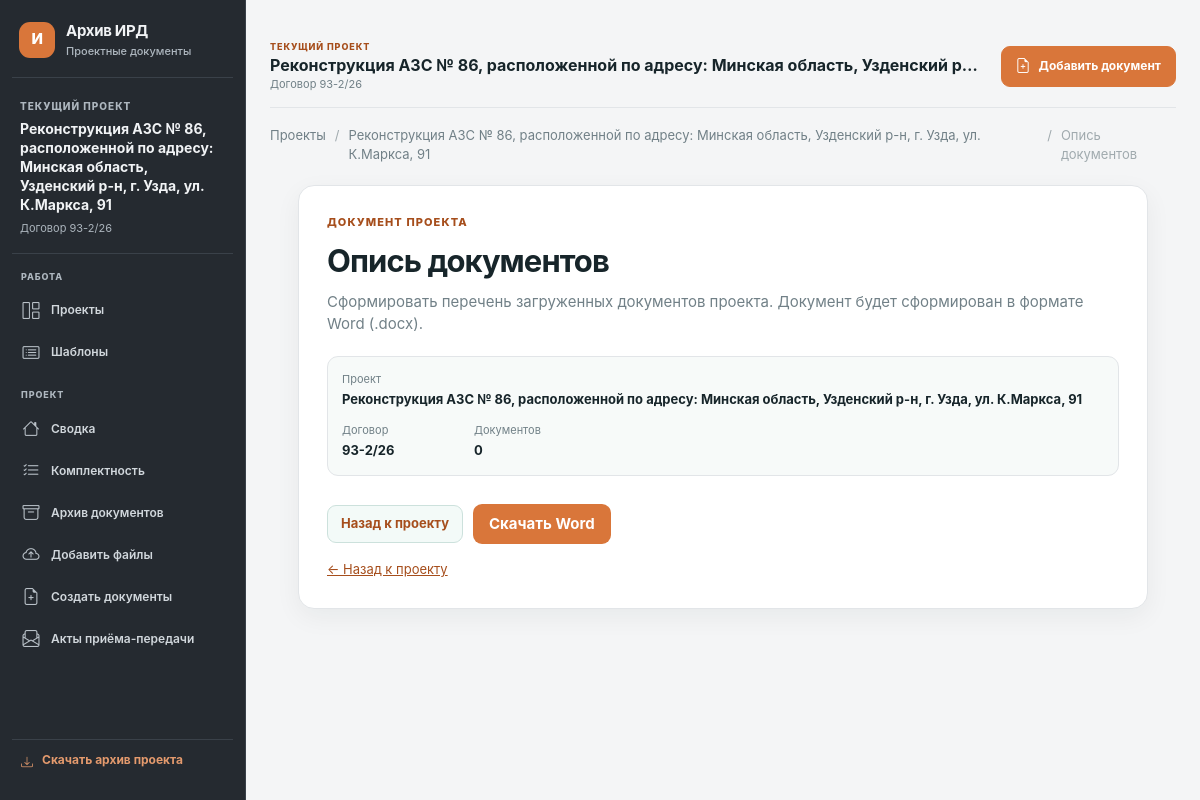
Page /objects/6/documents/inventory on the committed database.
### tables this page shows
CREATE TABLE objects (
    id INTEGER PRIMARY KEY AUTOINCREMENT,
    contract_number TEXT NOT NULL,
    name TEXT NOT NULL,
    created_at TEXT NOT NULL DEFAULT CURRENT_TIMESTAMP
, template_id INTEGER, archived_at TEXT, customer TEXT NOT NULL DEFAULT '');

### app/web/routes.py (the view)
@bp.get("/objects/<int:object_id>/documents/<kind>")
def project_document_form(object_id: int, kind: str):
    if kind not in DOCUMENT_TYPES:
        abort(404)
    project = ObjectRepository().get(object_id)
    if project is None or project["archived_at"]:
        abort(404)
    checklist = ChecklistRepository().list_project_items(object_id)
    documents = DocumentRepository().list_by_object(object_id)
    return render_template(
        "document_generation.html",
        project=project,
        kind=kind,
        spec=DOCUMENT_TYPES[kind],
        checklist=checklist,
        documents=documents,
        missing_count=sum(item["status"] == "missing" for item in checklist),
    )

### app/database.py (called while the page is built)
def get_db() -> sqlite3.Connection:
    if "db" not in g:
        g.db = sqlite3.connect(current_app.config["DATABASE_PATH"])
        g.db.row_factory = sqlite3.Row
        g.db.execute("PRAGMA foreign_keys = ON")
    return g.db

### app/repositories.py (called while the page is built)
    def get(self, object_id: int) -> Row | None:
        return get_db().execute(
            "SELECT * FROM objects WHERE id = ?", (object_id,)
        ).fetchone()

    def list_by_object(self, object_id: int, *, include_archived: bool = False) -> list[Row]:
        archived_filter = "" if include_archived else "AND archived_at IS NULL"
        return list(
            get_db().execute(
                f"""
                SELECT *
                FROM documents
                WHERE object_id = ? {archived_filter}
                ORDER BY created_at DESC, id DESC
                """,
                (object_id,),
            )
        )

    def list_project_items(self, object_id: int) -> list[Row]:
        return list(
            get_db().execute(
                """
                SELECT checklist.*, documents.working_title AS linked_document_title,
                       documents.archived_at AS linked_document_archived_at
                FROM project_checklist_items AS checklist
                LEFT JOIN documents ON documents.id = checklist.document_id
                WHERE checklist.object_id = ?
                ORDER BY
                    CASE
                        WHEN checklist.status = 'received' THEN 0
                        WHEN documents.id IS NULL OR documents.archived_at IS NOT NULL THEN 1
                        ELSE 2
                    END,
                    checklist.sort_order,
                    checklist.id
                """,
                (object_id,),
            )
        )

### app/templates/document_generation.html (shortened to what this page needs)
{% extends "base.html" %}
{% block content %}
<div class="breadcrumbs"><a href="{{ url_for('web.index') }}">Проекты</a><span>/</span><a href="{{ url_for('web.object_workspace', object_id=project.id) }}">{{ project.name }}</a><span>/</span><span>{{ spec.title }}</span></div>
<section class="document-generation panel">
    <p class="eyebrow">ДОКУМЕНТ ПРОЕКТА</p>
    <h1>{{ spec.title }}</h1>
    <p class="subheading">{{ spec.description }} Документ будет сформирован в формате Word (.docx).</p>
    <div class="generation-summary">
        <span><small>Проект</small><strong>{{ project.name }}</strong></span>
        <span><small>Договор</small><strong>{{ project.contract_number }}</strong></span>
        {% if kind == 'inventory' %}<span><small>Документов</small><strong>{{ documents|length }}</strong></span>{% endif %}
    </div>
    <form method="post" class="generation-form">
        <div class="generation-actions"><a class="secondary-button" href="{{ url_for('web.object_workspace', object_id=project.id) }}">Назад к проекту</a><button type="submit" >Скачать Word</button></div>
    </form>
    {% if kind == 'inventory' %}<a class="generation-back" href="{{ url_for('web.object_workspace', object_id=project.id) }}">← Назад к проекту</a>{% endif %}
</section>
{% endblock %}

### app/templates/base.html (shortened to what this page needs)
<!doctype html>
<html lang="ru">
<head>
    <link rel="stylesheet" href="{{ url_for('static', filename='styles.css') }}">
    <link rel="stylesheet" href="https://cdn.jsdelivr.net/npm/bootstrap-icons@1.11.3/font/bootstrap-icons.min.css">
</head>
<body>
    {% set active_project = object if object is defined and object else (project if project is defined and project else none) %}
    <div class="app-layout">
        <aside class="project-sidebar app-sidebar" id="app-sidebar" aria-label="Главное меню">
            <a class="brand app-sidebar-brand" href="{{ url_for('web.index') }}"><span class="brand-mark">И</span><span>Архив ИРД<small>Проектные документы</small></span></a>
            {% if active_project %}
            <div class="project-sidebar-identity"><span class="eyebrow">ТЕКУЩИЙ ПРОЕКТ</span><strong>{{ active_project.name }}</strong><span class="project-sidebar-contract">Договор {{ active_project.contract_number }}</span></div>
            {% else %}
            <div class="project-sidebar-identity"><span class="eyebrow">РАБОЧЕЕ ПРОСТРАНСТВО</span><strong>Архив исходных данных</strong><span class="project-sidebar-contract">Проектные документы</span></div>
            {% endif %}
            <nav class="project-side-nav" aria-label="Разделы приложения">
                <div class="project-nav-group"><span class="project-nav-caption">РАБОТА</span><a class="project-nav-item" href="{{ url_for('web.index') }}"><i class="project-nav-icon bi bi-grid-1x2" aria-hidden="true"></i><span>Проекты</span></a><a class="project-nav-item" href="{{ url_for('web.manage_templates') }}"><i class="project-nav-icon bi bi-card-list" aria-hidden="true"></i><span>Шаблоны</span></a></div>
                {% if active_project %}
                <div class="project-nav-group"><span class="project-nav-caption">ПРОЕКТ</span>
                    {% if request.endpoint == 'web.object_workspace' %}
                    <button type="button" class="project-nav-item" data-workspace-tab="overview" aria-selected="false"><i class="project-nav-icon bi bi-house" aria-hidden="true"></i><span>Сводка</span></button>
                    <button type="button" class="project-nav-item" data-workspace-tab="checklist" aria-selected="false"><i class="project-nav-icon bi bi-list-check" aria-hidden="true"></i><span>Комплектность</span><small>{{ received_count }}/{{ checklist|length }}</small></button>
                    <button type="button" class="project-nav-item" data-workspace-tab="documents" aria-selected="false"><i class="project-nav-icon bi bi-archive" aria-hidden="true"></i><span>Архив документов</span><small>{{ documents|length }}</small></button>
                    <button type="button" class="project-nav-item" data-workspace-tab="upload" aria-selected="false"><i class="project-nav-icon bi bi-cloud-arrow-up" aria-hidden="true"></i><span>Добавить файлы</span></button>
                    <button type="button" class="project-nav-item" data-workspace-tab="tools" aria-selected="false"><i class="project-nav-icon bi bi-file-earmark-plus" aria-hidden="true"></i><span>Создать документы</span></button>
                    <a class="project-nav-item" href="{{ url_for('web.project_acts', object_id=active_project.id) }}"><i class="project-nav-icon bi bi-envelope-paper" aria-hidden="true"></i><span>Акты приёма-передачи</span></a>
                    {% if archived_documents %}<button type="button" class="project-nav-item" data-workspace-tab="removed" aria-selected="false"><i class="project-nav-icon bi bi-clock-history" aria-hidden="true"></i><span>Убранные документы</span><small>{{ archived_documents|length }}</small></button>{% endif %}
                    {% else %}
                    <a class="project-nav-item" href="{{ url_for('web.object_workspace', object_id=active_project.id, tab='overview') }}"><i class="project-nav-icon bi bi-house" aria-hidden="true"></i><span>Сводка</span></a>
                    <a class="project-nav-item" href="{{ url_for('web.object_workspace', object_id=active_project.id, tab='checklist') }}"><i class="project-nav-icon bi bi-list-check" aria-hidden="true"></i><span>Комплектность</span></a>
                    <a class="project-nav-item" href="{{ url_for('web.object_workspace', object_id=active_project.id, tab='documents') }}"><i class="project-nav-icon bi bi-archive" aria-hidden="true"></i><span>Архив документов</span></a>
                    <a class="project-nav-item" href="{{ url_for('web.object_workspace', object_id=active_project.id, tab='upload') }}"><i class="project-nav-icon bi bi-cloud-arrow-up" aria-hidden="true"></i><span>Добавить файлы</span></a>
                    <a class="project-nav-item" href="{{ url_for('web.object_workspace', object_id=active_project.id, tab='tools') }}"><i class="project-nav-icon bi bi-file-earmark-plus" aria-hidden="true"></i><span>Создать документы</span></a>
                    <a class="project-nav-item" href="{{ url_for('web.project_acts', object_id=active_project.id) }}"><i class="project-nav-icon bi bi-envelope-paper" aria-hidden="true"></i><span>Акты приёма-передачи</span></a>
                    {% endif %}
                </div>
                {% endif %}
            </nav>
            {% if active_project %}<a class="project-sidebar-download" href="{{ url_for('web.export_object', object_id=active_project.id) }}"><i class="bi bi-download" aria-hidden="true"></i><span>Скачать архив проекта</span></a>{% endif %}
        </aside>
        <main class="page app-main">
            {% if active_project %}<header class="project-topbar"><div class="project-topbar-context"><span class="eyebrow">ТЕКУЩИЙ ПРОЕКТ</span><strong>{{ active_project.name }}</strong><small>Договор {{ active_project.contract_number }}</small></div><a class="project-topbar-add" href="{{ url_for('web.object_workspace', object_id=active_project.id, tab='upload') }}"><i class="bi bi-file-earmark-plus" aria-hidden="true"></i><span>Добавить документ</span></a></header>{% endif %}
            {% block content %}{% endblock %}
        </main>
    </div>
</body>
</html>

### rows in the picture
objects: name "Реконструкция АЗС № 86, расположенной по адресу: Минская область, Узденский р-н, г. Узда, ул. К.Маркса, 91", contract_number "93-2/26", name "Реконструкция АЗС № 86, расположенной по адресу: Минская область, Узденский р…"

### other values in the picture
{{ spec.title }} "Опись документов"
{{ spec.description }} "Сформировать перечень загруженных документов проекта."
{{ documents|length }} "0"
